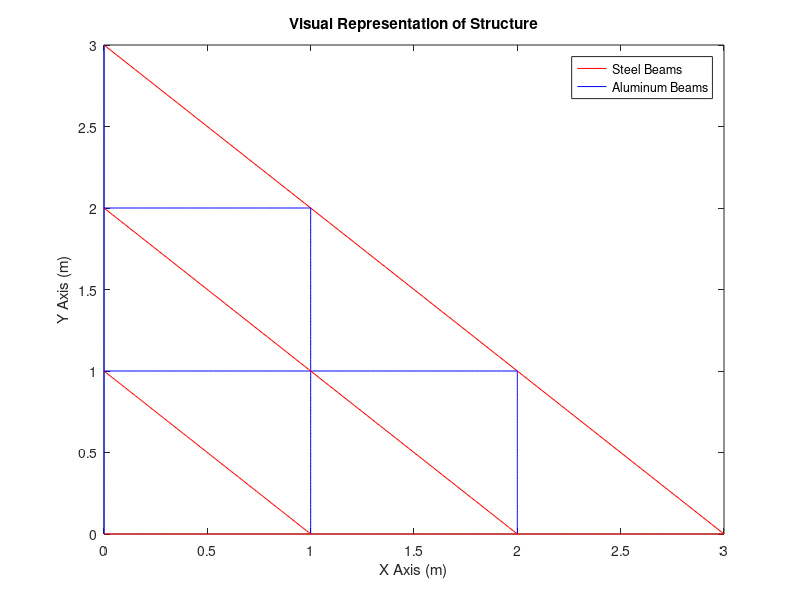
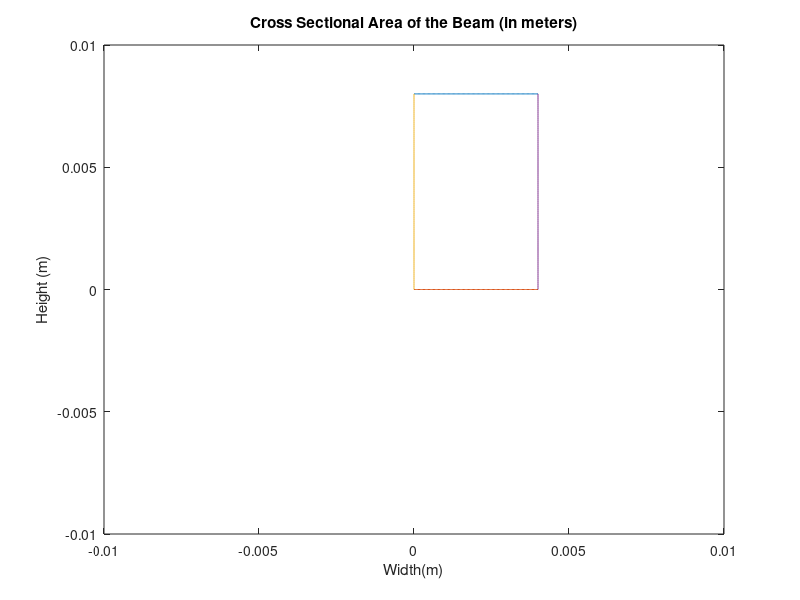

The MATLAB script that drew these images, in order: (Note: this script raises an error after producing the figures.)
%% Introduction
%{
Created by Michael Stewart
Mar 27 2021
Student Number: 214693626

Revision 1

Notes about Running Program:



SELF CONTAINED VERSION
This version of the Program is self-contained. Meaning that it does not use
any external functions as requested per lab Manual. This will be changed in
future iterations. 

Reusibility: The calcualtions section of this code is made to be completely
reusable. The Intialization section (Setting the parameters of the
Elements)is not Reusable as the possibility in element lengths,
angles, interconnectedness, and Young's modulus is infinte. Also note that
the Visualization section of the program is only used to help the user to
visualize the final design chosen. 

The Approach taken to create this program was to hardcode Arrays of Element
and Node Parameters and create functions and other calculations that can
input these arrays to give proper answers

Assumptions:
 
Counter Clockwise Rotation is Positive
Clockwise Rotation is Negative
Units are S.I. (m, Pa, N, etc), and Angles are in Radians


%}
clear all

%% Visualization Section
%Visual Representaiton of Chosen Final Design (Non Reusable)

%This Section helps to visualize the created structure.


%Note that this part of the code is not Reusable and Cannot be used to
%Solve different problems

% X-Y Plane of the Sructure
x=linspace(0,3);y=-x+3; 
x2=linspace(0,2); y2=ones(1,length(x2));
x3=linspace(0,1);y4=-x3+1; y5=-x2+2;
figure(1);

plot(x,y,'r',x2,y2,'b',x3,2*y2,'b',2*y2,x3,'b',y2,x2,'b',x3,y4,'r',x2,y5,'r',zeros(1,length(x)),x,'b',x,zeros(1,length(x)),'r')
title('Visual Representation of Structure');
legend('Steel Beams','Aluminum Beams');
xlabel('X Axis (m)'); ylabel('Y Axis (m)');

% Cross Sectional Area
x=linspace(0,0.004); x1=linspace(0,0.008);
y=ones(1,length(x)); 
figure(2);
plot(x,0.008.*y,x,0.*y,0.*y,x1,0.004.*y,x1);
xlim([-0.01,0.01]); ylim([-0.01,0.01]);
title('Cross Sectional Area of the Beam (in meters)');
xlabel('Width(m)'); ylabel('Height (m)');
%% Intialization Section:
%Setting up Elemental Values (Non Reusable)

A=0.008*0.004; %m 



Alum_E=69e09; %Pascals
Steel_E=200e+09; %Pascals

% Element 1 (between Node 1 and 2
Length_1=1; %m
Angle_1= 0; %Degrees and Radians
E_1=Steel_E;
Node_connect_1=[1,2];

% Element 2(between Node 2 and 3)
Length_2=1; %m
Angle_2=0;
E_2=Steel_E;
Node_connect_2=[2,3];

%Element 3(between Node 3 and 4)
Length_3=1;
Angle_3=0;
E_3=Steel_E;
Node_connect_3=[3,4];


%Element 4 (between Node 1 and 5)
Length_4=1;
Angle_4=deg2rad(90); %Covnerts -180 degrees to radians
E_4=Steel_E;
Node_connect_4=[1,5];

%Element 5(between Node 2 and 5)
Length_5=sqrt(2); %comes from sqrt(1^2+1^2)
Angle_5=deg2rad(135); % Converts degs to radians
E_5=Steel_E;
Node_connect_5=[2,5];

%Element 6 (between Node 2 and 6)
Length_6=1;
Angle_6=deg2rad(90);
E_6=Steel_E;
Node_connect_6=[2,6];

%Element 7 (between 3 and 6)
Length_7=sqrt(2);
Angle_7=deg2rad(135);
E_7=Steel_E;
Node_connect_7=[3,6];


%Element 8 (between Node 2 and 7)
Length_8=1;
Angle_8=deg2rad(90);
E_8=Steel_E;
Node_connect_8=[3,7];

%Element 9(between 4 and 7)
Length_9=sqrt(2);
Angle_9=deg2rad(135);
E_9=Steel_E;
Node_connect_9=[4,7];

%Element 10(between 5 and 6)
Length_10=1;
Angle_10=0;
E_10=Steel_E;
Node_connect_10=[5,6];

%Element 11(between 6 and 7)
Length_11=1;
Angle_11=0;
E_11=Steel_E;
Node_connect_11=[6,7];

%Element 12(between 5 and 8)
Length_12=1;
Angle_12=deg2rad(90);
E_12=Steel_E;
Node_connect_12=[5,8];

%Element 13(between 6 and 8)
Length_13=sqrt(2);
Angle_13=deg2rad(135);
E_13=Steel_E;
Node_connect_13=[6,8];

%Element 14(between 6 and 9)
Length_14=1;
Angle_14=deg2rad(90);
E_14=Steel_E;
Node_connect_14=[6,9];

%Element 15(between 7 and 9)
Length_15=sqrt(2);
Angle_15=deg2rad(135);
E_15=Steel_E;
Node_connect_15=[7,9];


%Element 16(between 8 and 9)
Length_16=1;
Angle_16=deg2rad(0);
E_16=Steel_E;
Node_connect_16=[8,9];

%Element 17 (between 8 and 10)
Length_17=1;
Angle_17=deg2rad(90);
E_17=Steel_E;
Node_connect_17=[8,10];

%Element 18(Node betwen 9 to 10)
Length_18=sqrt(2);
Angle_18=deg2rad(135);
E_18=Steel_E;
Node_connect_18=[9,10];


%Hard Coded Arrays. To be used as an Example

Length_Array=[Length_1,Length_2,Length_3,Length_4,...
    Length_5,Length_6,Length_7,Length_8,Length_9,Length_10,...
    Length_11,Length_12,Length_13,Length_14,Length_15,Length_16,Length_17,Length_18];

E_Array=[E_1,E_2,E_3,E_4,E_5,E_6,E_7,E_8,E_9,E_10,E_11,E_12,E_13,E_14,E_15,E_16,E_17,E_18];

Angle_Array=[Angle_1,Angle_2,Angle_3,Angle_4,Angle_5,Angle_6,...
    Angle_7,Angle_8,Angle_9,Angle_10,Angle_11,Angle_12,Angle_13,Angle_14...
    ,Angle_15,Angle_16,Angle_17,Angle_18];

Interconnect_mat=[Node_connect_1;Node_connect_2;Node_connect_3;...
    Node_connect_4;Node_connect_5;Node_connect_6;Node_connect_7;...
    Node_connect_8;Node_connect_9;Node_connect_10;Node_connect_11;...
    Node_connect_12;Node_connect_13;Node_connect_14;Node_connect_15;...
    Node_connect_16;Node_connect_17;Node_connect_18];

Num_of_elements=length(Length_Array);

A_Array=A.*ones(1,Num_of_elements); %Since all the Cross Sectional Areas are the same

Node_mat=[0,0;1,0;2,0;3,0;0,1;1,1;2,1;0,2;1,2;0,3]; %Creates the Node Matrix

BC_mat=[1,1;0,0;0,0;0,0;1,1;0,0;0,0;1,1;0,0;1,1]; %Each Row Corresponds to the Node
%1st Column is x and %2nd column is y

Forces=[0,0,0,-3000,0,-3000,0,-3000,0,0,0,0,0,0,0,0,0,0,0,0];

%% Generation of Global Stiffness Matrix

%This Section of the 
GlobalStiffnessMatrix_Example=GlobalStiffnessMatrix(E_Array,...
    A_Array,Length_Array,Angle_Array,Interconnect_mat);


%% Applying Boundary Conditions

%Step one: Unpack BC Mat and deletes rows and columns 

%unpacking Boundary Condition Matrix
index=1;
for k=1:length(BC_mat)
    BC_Unpacked(index)=BC_mat(k,1);
    index=index+1;
    BC_Unpacked(index)=BC_mat(k,2);
    index=index+1;  
end



%Applying BC's

%Applying BC to Global Stiffness Matrix
List_Non_zeros=find(BC_Unpacked); % Finds the indexes of the Boundary Conditions
%finds the indexs of Boundary Conditons

BC_GSM=GlobalStiffnessMatrix_Example;

BC_GSM([List_Non_zeros],:)=[];
BC_GSM(:,[List_Non_zeros])=[];
%deletes the rows and columns that have Boundary Conditions

%Applying BC to Forces Vector
BC_Forces=Forces;
BC_Forces([List_Non_zeros])=[];
%Deletes Froces Values which have bounary conditions

%% Solve for Displacements

Displacements=inv(BC_GSM)*(transpose(BC_Forces));
%This gives the Displacements in meters

%% Solve for Reaction Forces
List_zeros=find(~BC_Unpacked); %Finds index of Zeros in BC Unpacked Array


RF_GSM=GlobalStiffnessMatrix_Example;
RF_GSM(:,[List_Non_zeros])=[]; %Deletes Columns with ones (that have boundary conditons)
RF_GSM([List_zeros],:)=[]; %Deletes Rows with Zeros (that are not boundary conditioned)

Reaction_force=(RF_GSM)*(Displacements);


%% Create Full Arrays of the the Reaction and Displacements for each Node

%This Section populates the Reaction and Displacement array so that they
%have a value of 0 when they are not considered in the above calculations
index=1;
index2=1;

for i=1:length(BC_Unpacked)
    if (BC_Unpacked(i)==1)
        Total_displacements(i)=0;
        ReactionForce_total(i)=Reaction_force(index2);
        index2=index2+1;
    else
        Total_displacements(i)=Displacements(index);
        index=index+1;
    end
end


%% Calculate Stress of Each Element
for i=1:length(Length_Array)
    
    StressAngleArray=[-cos(Angle_Array(i)),-sin(Angle_Array(i)),cos(Angle_Array(i)),sin(Angle_Array(i))];
    X_1=Interconnect_mat(i,1)*2-1; X_2=Interconnect_mat(i,2)*2-1; %indexs
    Y_1=Interconnect_mat(i,1)*2; Y_2=Interconnect_mat(i,2)*2; 
    %Using the Node Numbers mentioned in the interconnectiveness matrix, we
    %come up with indexes to be accessed for each element
    
    Element_displacement=[Total_displacements(X_1);Total_displacements(Y_1);...
        Total_displacements(X_2);Total_displacements(Y_2)];
    Stress(i)=(StressAngleArray*Element_displacement)*E_Array(i)/Length_Array(i); %Produces Stresses of the Elements
    %Using the Angle Array we can multiply it by the displacements
end

%% Plot Deformed and Undeformed Nodes


%Repack Displacements in x and y coordinates
Displacements_Packed(:,1)=Total_displacements(1:2:end);
Displacements_Packed(:,2)=Total_displacements(2:2:end);
%this is done because it's easier to add tot he exisitng Node matrix

Scale=20;

Displaced_Nodes=(Node_mat+Scale.*(Displacements_Packed));
%Adds the existing x,y corrdinates of the element to the node displacements

figure(3)
plot(1:2)=scatter(Node_mat(:,1),Node_mat(:,2),'filled','b');hold on
plot(3:4)=scatter(Displaced_Nodes(:,1),Displaced_Nodes(:,2),'r','filled');
hold off;
legend(plot([2,4]) ,{'Orginal Nodes','Displaced Nodes (Scale 20)'})
xlabel('X Axis'); ylabel('Y Axis')

%% Print Deformation and Stress
disp('The Element Stress is (Pa):')
disp(transpose(Stress))
disp('The Nodal Displacements are (m)[x,y]:')
disp(Displacements_Packed)

%% Local Fucntions 


function [output]=GlobalStiffnessMatrix(E_Array,A_Array,Length_Array,Angle_Array,Interconnect_mat)
%Takes in the E,A,L,Angle and Interconnection Matrix to Create the Global Stiffness Matrix



Zeros_mat=zeros((max(max(Interconnect_mat)))*2,(max(max(Interconnect_mat)))*2,length(Angle_Array));
%Takes the Maximum Node Value in the Interconnection Matrix and Multiplies
%it by 2

% In our Example the Zero Matrix is a 20 by 20 by 18
%This is because we need to represent X values, Y values in 10 Nodes with
%18 Elements


Global_Stiffness_2=Zeros_mat;

%Matrix for Elemental Stiffness Matrix
mat=[1,0,-1,0;0,0,0,0;-1,0,1,0;0,0,0,0]; 

for i =1:length(Angle_Array) %iterations through the Elements 
    
    %First Step is to Calculate the Elemental Stiffness Matrix
    E_Stiffness_mat(:,:,i)=mat*E_Array(i)*A_Array(i)/Length_Array(i);
    % Each 'Slice' is the Elements Stiffness Matrix
    
    %Second Step is to Calculate the Transformation Matrix of Each Elemnet
    Tranform_Matrix(:,:,i)=[cos(Angle_Array(i)),sin(Angle_Array(i)),0,0;sin(Angle_Array(i)),cos(Angle_Array(i)),0,0;...
     0,0,cos(Angle_Array(i)),sin(Angle_Array(i));0,0,sin(Angle_Array(i)),cos(Angle_Array(i))];
    %Each 'Slice' Represents the Element's Transformation Matrix
    
    %This Global Stiffness Matrix represents the Values of Each Element
    %which have not been added together.
    Global_Stiffness_1(:,:,i)=transpose(Tranform_Matrix(:,:,i))*...
        E_Stiffness_mat(:,:,i)*Tranform_Matrix(:,:,i);
    
    %The Next Part is to Move the Values found in Global Stiffness_1 into a
    %big 2D array, one that could easily be added together to get the
    %global matrix
    
    
    %We must define our indexes of the X(i,1)-X(i,1) Values:
    Index_1=Interconnect_mat(i,1)*2-1; Index_2=Interconnect_mat(i,2)*2-1;
    %These index values use the attached nodel numbers.
    %in our example our Zeroes Matrix is 20 by 20 by 18 since we have 10
    %Nodes with X and Y values for the Nodes and 18 Elements. The Index
    %values use the Node's number multiplies it by 2 and subtracts 1 to
    %represent the Global Stiffness Matrix's Index Value in 2D
    
        
    %We now assign the Global Stiffness Matrix values to the proper indices
    
    %Qudrant 2 (Top Left):
    
    Global_Stiffness_2(Index_1,Index_1,i)=Global_Stiffness_1(1,1,i);
    %X1-X1 Component
    Global_Stiffness_2(Index_1+1,Index_1,i)=Global_Stiffness_1(2,1,i);
    %X1-Y1 Component
    Global_Stiffness_2(Index_1,Index_1+1,i)=Global_Stiffness_1(1,2,i);
    %Y1-X1 Component
    Global_Stiffness_2(Index_1+1,Index_1+1,i)=Global_Stiffness_1(2,2,i);
    %Y1-Y1 Component
    
    %Quadrant 4 (Bottom Right)
    Global_Stiffness_2(Index_2,Index_2,i)=Global_Stiffness_1(3,3,i);
    %X2-X2 Component
    Global_Stiffness_2(Index_2+1,Index_2,i)=Global_Stiffness_1(4,3,i);
    %X2-Y2 Component
    Global_Stiffness_2(Index_2,Index_2+1,i)=Global_Stiffness_1(3,4,i);
    %Y2-X2 Component
    Global_Stiffness_2(Index_2+1,Index_2+1,i)=Global_Stiffness_1(4,4,i);
    %Y2-Y2 Component
    
    %Quadrant 3 (Bottom Left)
    Global_Stiffness_2(Index_1,Index_2,i)=Global_Stiffness_1(1,3,i);
    %X1-X2 Component
    Global_Stiffness_2(Index_1+1,Index_2,i)=Global_Stiffness_1(2,3,i);
    %X1-Y2 Component
    Global_Stiffness_2(Index_1,Index_2+1,i)=Global_Stiffness_1(1,4,i);
    %Y1-X2 Component
    Global_Stiffness_2(Index_1+1,Index_2+1,i)=Global_Stiffness_1(2,4,i);
    %Y1-Y2 Component
    
    %Quadrant 1 (Top Right)
    Global_Stiffness_2(Index_2,Index_1,i)=Global_Stiffness_1(3,1,i);
    %X2-X1 Component
    Global_Stiffness_2(Index_2,Index_1+1,i)=Global_Stiffness_1(3,2,i);
    %X2-Y1 Component
    Global_Stiffness_2(Index_2+1,Index_1,i)=Global_Stiffness_1(4,1,i);
    %Y2-X1 Component
    Global_Stiffness_2(Index_2+1,Index_1+1,i)=Global_Stiffness_1(4,2,i);
    %Y2-Y1 Component   
end
%Now that we have Propagted our Global Stiffness Matrices for each Element
    %, we can add up all the 'Slices' to get a 2D Sum-- This is our Global
    %Stiffness Matrix
output=sum(Global_Stiffness_2,3);
 
end 

%